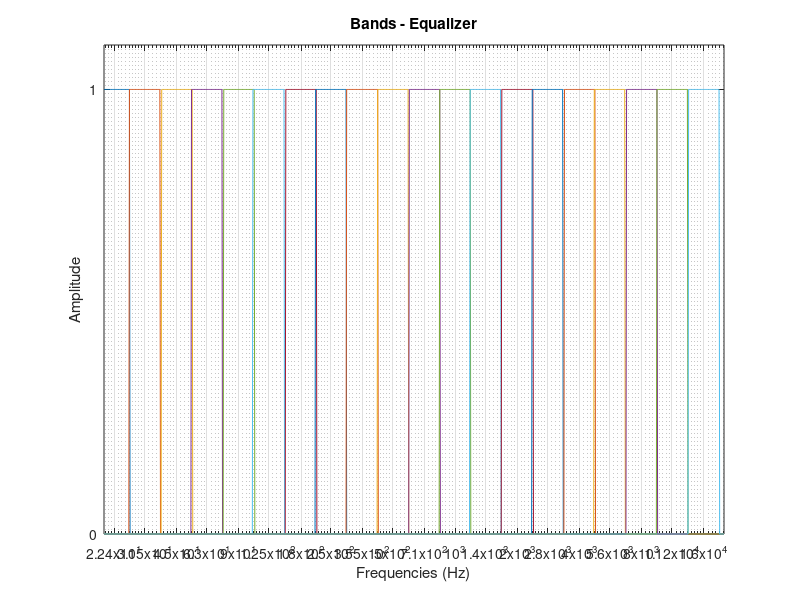

Recreate this plot in MATLAB. (Note: this script raises an error after producing the figure.)
function [] = frequencies()
    % Cut off frequencies
    alpha = 1/2;
    fo = [22.4, 31.5, 45, 63, 90, 125, 180, 250, 355, 500, 710, 1000, 1400,...
        2000, 2800, 4000, 5600, 8000, 11200, 16000];
    fi = 2^(-alpha/2).*fo;
    fs = 2^(alpha/2).*fo;
    freq = logspace(log10(20),log10(20000),1000);
    B = false(length(freq),20);
    % Graphics of frequencies
    for i = 1:20
        B(:,i) = (freq>fi(i))&(freq<fs(i));
    end
    figure, semilogx(freq,B), 
        axis([20,20000,0,1.1]), 
        title('Bands - Equalizer'),
        xlabel('Frequencies (Hz)'),
        ylabel('Amplitude');
        set(gca,'XTick',fo,'YTick',[0,1])
        grid on
    % Filter design:
    Fs = 200000;
    [~,A] = sumSines(fo,Fs);
    [freq, FA] = fourierVector(A,Fs);
    gain = 20:-1:1;
    A_corrected = zeros(1,length(A));
    for i = 1:20
        [b,a] = fir1(8,[fi(i),fs(i)]/(Fs/2),blackmanharris(9));
        filtered = filter(b,a,A);
        A_corrected = A_corrected + gain(i)*filtered;
    end
    A_corrected = A_corrected/20;
    [freq, FA_corrected] = fourierVector(A_corrected,Fs);
    figure, 
        subplot(2,1,1)
            semilogx(freq,FA) 
            axis([20,20000,0,1.1]), 
            title('sumSines'),
            xlabel('Frequencies (Hz)'),
            ylabel('Amplitude');
            set(gca,'XTick',fo,'YTick',[0,1])
            grid on
        subplot(2,1,2)
            semilogx(freq,FA_corrected)
            xlim([20,20000]), 
            title('Filtered'),
            xlabel('Frequencies (Hz)'),
            ylabel('Amplitude');
            set(gca,'XTick',fo)
            grid on
end

function [t,x] = sumSines(F,Fs)
    t = 0:1/Fs:1-1/Fs;
    x = 0*t;
    for i = 1:length(F)
        x = x + sin(2*pi*F(i)*t);
    end
end

function [f,X] = fourierVector(x,Fs)
% To obtain absolute positive values of the fourier transform of x
% it also obtains the corresponding frequency vector
    X = fft(x);
    Ie = floor(length(X)/2);
    X = abs(X(:,1:Ie))/length(X);
    f = (0:Ie-1)*((Fs/2)/(Ie-1));
end